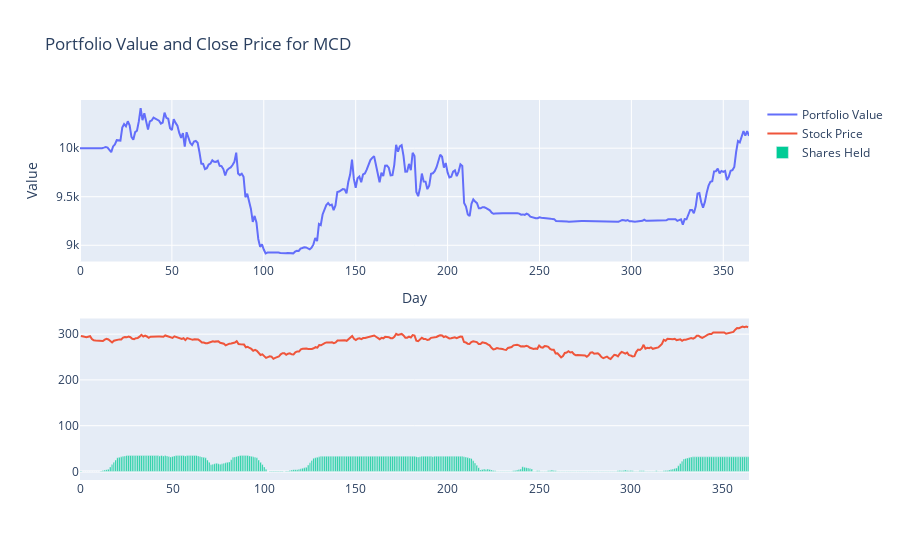

Notebook cell for this chart:
### Markdown cell above
These results are for the given stock in the past year if the model was given 10,000 and the ability to trade.

### Code cell
import plotly.graph_objects as go
import plotly.subplots as sp

fig = sp.make_subplots(rows=2, cols=1)

fig.add_trace(
    go.Scatter(
        x=results['Day'],
        y=results['Portfolio Value'],
        mode='lines',
        name='Portfolio Value'
    )
)

fig.add_trace(go.Scatter(
        x=results['Day'],
        y=results['Stock Price'],
        mode='lines',
        name='Stock Price'
    ), row=2, col=1
)

fig.add_trace(go.Bar(
        x=results['Day'],
        y=results['Shares Held'],
        name='Shares Held'
    ), row=2, col=1
)

fig.update_layout(
    title=f'Portfolio Value and Close Price for {symbol}',
    xaxis_title='Day',
    yaxis_title='Value',
    hovermode='x unified', # Compare data points on hover
    
)

fig.show()

### Figure 1 — Plotly figure (JSON) as saved in the notebook; plotly's stock layout.template omitted (floating-point values rounded to 4 significant figures; data arrays with more than 128 entries replaced by an {"elided": "..."} marker saying what was removed)
{"data": [{"mode": "lines", "name": "Portfolio Value", "type": "scatter", "x": {"elided": "365 int values"}, "y": {"elided": "365 float values"}}, {"mode": "lines", "name": "Stock Price", "type": "scatter", "x": {"elided": "365 int values"}, "xaxis": "x2", "y": {"elided": "365 float values"}, "yaxis": "y2"}, {"name": "Shares Held", "type": "bar", "x": {"elided": "365 int values"}, "xaxis": "x2", "y": {"elided": "365 float values"}, "yaxis": "y2"}], "layout": {"hovermode": "x unified", "title": {"text": "Portfolio Value and Close Price for MCD"}, "xaxis": {"anchor": "y", "domain": [0, 1], "title": {"text": "Day"}}, "xaxis2": {"anchor": "y2", "domain": [0, 1]}, "yaxis": {"anchor": "x", "domain": [0.575, 1], "title": {"text": "Value"}}, "yaxis2": {"anchor": "x2", "domain": [0, 0.425]}}}
